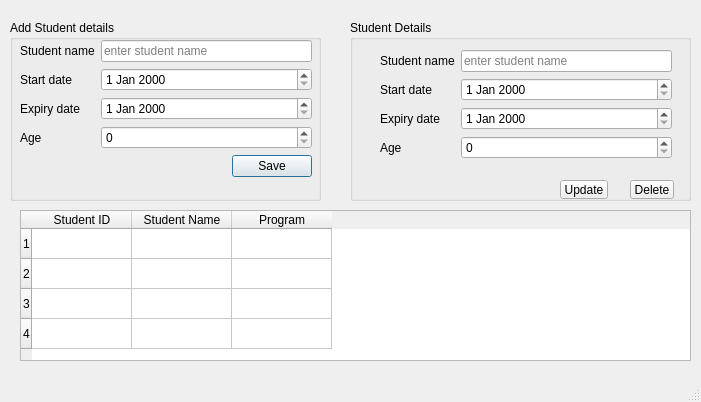
<?xml version="1.0" encoding="UTF-8"?>
<ui version="4.0">
 <class>MainWindow</class>
 <widget class="QMainWindow" name="MainWindow">
  <property name="geometry">
   <rect>
    <x>0</x>
    <y>0</y>
    <width>701</width>
    <height>402</height>
   </rect>
  </property>
  <property name="windowTitle">
   <string>MainWindow</string>
  </property>
  <widget class="QWidget" name="centralwidget">
   <widget class="QGroupBox" name="groupBox">
    <property name="geometry">
     <rect>
      <x>10</x>
      <y>20</y>
      <width>311</width>
      <height>181</height>
     </rect>
    </property>
    <property name="title">
     <string>Add Student details</string>
    </property>
    <widget class="QWidget" name="formLayoutWidget">
     <property name="geometry">
      <rect>
       <x>10</x>
       <y>20</y>
       <width>292</width>
       <height>141</height>
      </rect>
     </property>
     <layout class="QFormLayout" name="formLayout">
      <item row="0" column="0">
       <widget class="QLabel" name="studentNameLabel">
        <property name="text">
         <string>Student name</string>
        </property>
       </widget>
      </item>
      <item row="0" column="1">
       <widget class="QLineEdit" name="studentNameLineEdit">
        <property name="placeholderText">
         <string>enter student name</string>
        </property>
       </widget>
      </item>
      <item row="1" column="0">
       <widget class="QLabel" name="startDateLabel">
        <property name="text">
         <string>Start date</string>
        </property>
       </widget>
      </item>
      <item row="1" column="1">
       <widget class="QDateEdit" name="startDateDateEdit"/>
      </item>
      <item row="2" column="0">
       <widget class="QLabel" name="expiryDateLabel">
        <property name="text">
         <string>Expiry date</string>
        </property>
       </widget>
      </item>
      <item row="2" column="1">
       <widget class="QDateEdit" name="expiryDateDateEdit"/>
      </item>
      <item row="4" column="0">
       <widget class="QLabel" name="genderLabel">
        <property name="text">
         <string>Age</string>
        </property>
       </widget>
      </item>
      <item row="5" column="1">
       <widget class="QDialogButtonBox" name="save_buttton">
        <property name="standardButtons">
         <set>QDialogButtonBox::Save</set>
        </property>
       </widget>
      </item>
      <item row="4" column="1">
       <widget class="QSpinBox" name="genderSpinBox"/>
      </item>
     </layout>
    </widget>
   </widget>
   <widget class="QTableWidget" name="studentTableWidget">
    <property name="geometry">
     <rect>
      <x>20</x>
      <y>210</y>
      <width>671</width>
      <height>151</height>
     </rect>
    </property>
    <property name="rowCount">
     <number>4</number>
    </property>
    <row/>
    <row/>
    <row/>
    <row/>
    <column>
     <property name="text">
      <string>Student ID</string>
     </property>
    </column>
    <column>
     <property name="text">
      <string>Student Name</string>
     </property>
    </column>
    <column>
     <property name="text">
      <string>Program</string>
     </property>
    </column>
   </widget>
   <widget class="QGroupBox" name="groupBox_2">
    <property name="geometry">
     <rect>
      <x>350</x>
      <y>20</y>
      <width>341</width>
      <height>181</height>
     </rect>
    </property>
    <property name="title">
     <string>Student Details</string>
    </property>
    <widget class="QWidget" name="formLayoutWidget_2">
     <property name="geometry">
      <rect>
       <x>30</x>
       <y>30</y>
       <width>292</width>
       <height>121</height>
      </rect>
     </property>
     <layout class="QFormLayout" name="formLayout_2">
      <item row="0" column="0">
       <widget class="QLabel" name="studentNameLabel_2">
        <property name="text">
         <string>Student name</string>
        </property>
       </widget>
      </item>
      <item row="0" column="1">
       <widget class="QLineEdit" name="studentNameLineEdit_2">
        <property name="placeholderText">
         <string>enter student name</string>
        </property>
       </widget>
      </item>
      <item row="1" column="0">
       <widget class="QLabel" name="startDateLabel_2">
        <property name="text">
         <string>Start date</string>
        </property>
       </widget>
      </item>
      <item row="1" column="1">
       <widget class="QDateEdit" name="startDateDateEdit_2"/>
      </item>
      <item row="2" column="0">
       <widget class="QLabel" name="expiryDateLabel_2">
        <property name="text">
         <string>Expiry date</string>
        </property>
       </widget>
      </item>
      <item row="2" column="1">
       <widget class="QDateEdit" name="expiryDateDateEdit_2"/>
      </item>
      <item row="4" column="0">
       <widget class="QLabel" name="genderLabel_2">
        <property name="text">
         <string>Age</string>
        </property>
       </widget>
      </item>
      <item row="4" column="1">
       <widget class="QSpinBox" name="genderSpinBox_2"/>
      </item>
     </layout>
    </widget>
    <widget class="QToolButton" name="toolButton_2">
     <property name="geometry">
      <rect>
       <x>210</x>
       <y>160</y>
       <width>48</width>
       <height>19</height>
      </rect>
     </property>
     <property name="autoFillBackground">
      <bool>true</bool>
     </property>
     <property name="text">
      <string>Update</string>
     </property>
    </widget>
    <widget class="QToolButton" name="toolButton">
     <property name="geometry">
      <rect>
       <x>280</x>
       <y>160</y>
       <width>44</width>
       <height>19</height>
      </rect>
     </property>
     <property name="text">
      <string>Delete</string>
     </property>
    </widget>
   </widget>
  </widget>
  <widget class="QMenuBar" name="menubar">
   <property name="geometry">
    <rect>
     <x>0</x>
     <y>0</y>
     <width>701</width>
     <height>21</height>
    </rect>
   </property>
  </widget>
  <widget class="QStatusBar" name="statusbar"/>
 </widget>
 <resources/>
 <connections/>
</ui>
